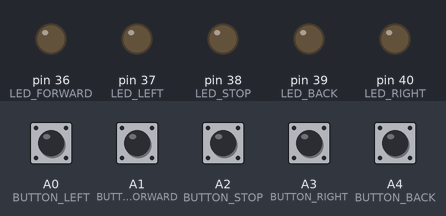
A sketch run on a simulated Arduino Mega 2560, built with avr-gcc and run on an emulated ATmega2560. Shown: output pins drawn as LEDs (lit = HIGH). Inputs (shaded band) come from the test bench; at power-on: A0 (BUTTON_LEFT), A1 (BUTTON_FORWARD), A2 (BUTTON_STOP), A3 (BUTTON_RIGHT), A4 (BUTTON_BACK) HIGH.

Above: at 1.2 s.
1.3 s: A0 (BUTTON_LEFT) pulled LOW for 0.15 s
At 1.37 s:
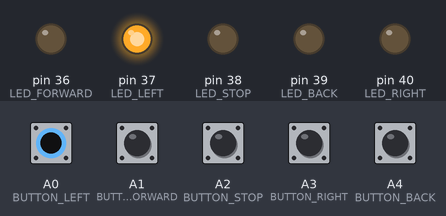
2.9 s: A1 (BUTTON_FORWARD) pulled LOW for 0.15 s
At 2.97 s:
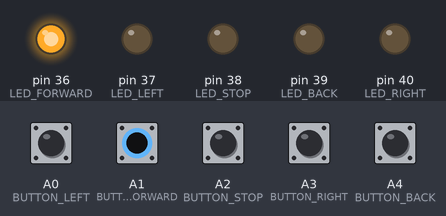
4.5 s: A2 (BUTTON_STOP) pulled LOW for 0.15 s
At 4.57 s:
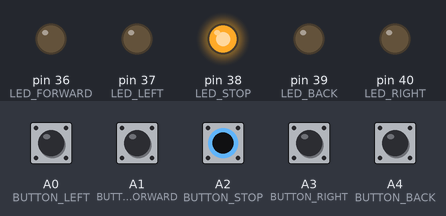
6.1 s: A3 (BUTTON_RIGHT) pulled LOW for 0.15 s
At 6.17 s:
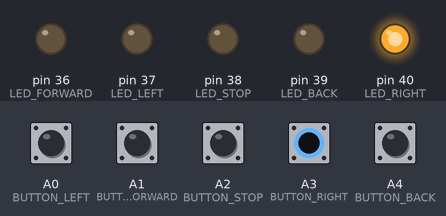
7.7 s: A4 (BUTTON_BACK) pulled LOW for 0.15 s
At 7.77 s:
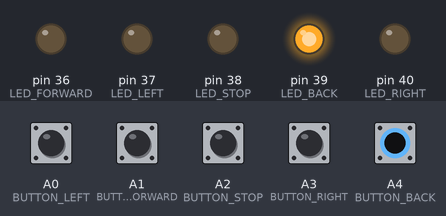
9.3 s: A0 (BUTTON_LEFT) driven LOW and A1 (BUTTON_FORWARD) driven LOW
At 10.0 s:
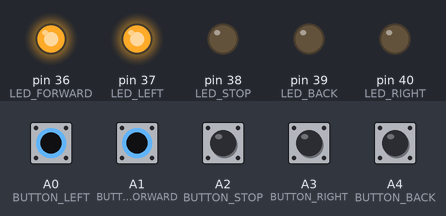
Timing chart, 0 to 11.8 s (numbered marks = the images above; inputs shaded):
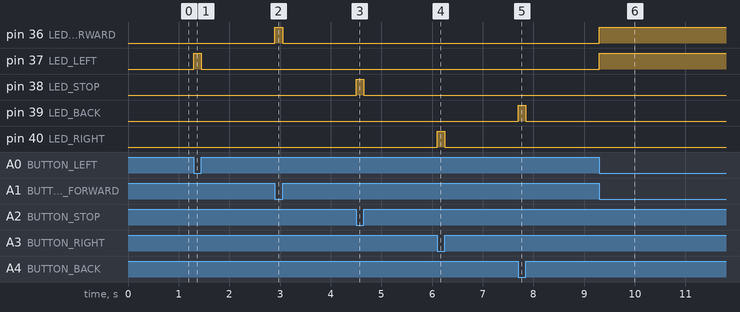

Measured:
- after the input at 1.3 s, pin 37 (LED_LEFT): LOW → HIGH at once, → LOW 0.15 s later
- after the input at 2.9 s, pin 36 (LED_FORWARD): LOW → HIGH at once, → LOW 0.15 s later
- after the input at 4.5 s, pin 38 (LED_STOP): LOW → HIGH at once, → LOW 0.15 s later
- after the input at 6.1 s, pin 40 (LED_RIGHT): LOW → HIGH at once, → LOW 0.15 s later
- after the input at 7.7 s, pin 39 (LED_BACK): LOW → HIGH at once, → LOW 0.15 s later
- after the input at 9.3 s, pin 36 (LED_FORWARD), pin 37 (LED_LEFT): LOW → HIGH at once

The sketch:

dynamic_buttons.ino
```cpp
/*
  INNOVATOR INTERNATIONAL (PVT)LTD.
  https://www.innovator.lk/
  --------------------------------------------------------
  Development Platform : Dynamic 1.0
  (mobile robot development platform)
  --------------------------------------------------------
  Buttons Example.
  --------------------------------------------------------
   Hardware setup :
   Buttons and button press indicator LEDs are all ready
   mapped and connected to the Arduino board.
   PINs are as follows :
  --------------------------------------------------------
   Buttons:
   BACKWARD button : PIN -> Arduino analog PIN 4(A4)
   RIGHT    button : PIN -> Arduino analog PIN 3(A3)
   FORWARD  button : PIN -> Arduino analog PIN 1(A1)
   LEFT     button : PIN -> Arduino analog PIN 0(A0)
   STOP     button : PIN -> Arduino analog PIN 2(A2)
  --------------------------------------------------------
   LEDs:
   BACKWARD LED : PIN -> Arduino digital PIN 39(D39)
   RIGHT    LED : PIN -> Arduino digital PIN 40(D40)
   FORWARD  LED : PIN -> Arduino digital PIN 36(D36)
   LEFT     LED : PIN -> Arduino digital PIN 37(D37)
   STOP     LED : PIN -> Arduino digital PIN 38(D38)
  --------------------------------------------------------
  23 march 2021
*/

//------------------------------BUTTON PINs----------------------------------------------------
int BUTTON_LEFT = A0;// the number of the Arduino PIN, that left button is connected to.

int BUTTON_RIGHT = A3;// the number of the Arduino PIN, that right button is connected to.

int BUTTON_FORWARD = A1;// the number of the Arduino PIN, that forward button is connected to.

int BUTTON_BACK = A4;// the number of the Arduino PIN, that backward button is connected to.

int BUTTON_STOP = A2;// the number of the Arduino PIN, that stop button is connected to.

//------------------------------LED PINs-------------------------------------------------------
int LED_LEFT = 37;// the number of the Arduino PIN, that left LED is connected to.

int LED_RIGHT = 40;// the number of the Arduino PIN, that right LED is connected to.

int LED_FORWARD = 36;// the number of the Arduino PIN, that forward LED is connected to.

int LED_BACK = 39;// the number of the Arduino PIN, that backward LED is connected to.

int LED_STOP = 38;// the number of the Arduino PIN, that stop LED is connected to.


void setup() {

  //initializing all button PINs as inputs.
  pinMode(BUTTON_LEFT, INPUT);
  pinMode(BUTTON_RIGHT, INPUT);
  pinMode(BUTTON_FORWARD, INPUT);
  pinMode(BUTTON_BACK, INPUT);
  pinMode(BUTTON_STOP, INPUT);

  //initializing all LED PINs as outputs.
  pinMode(LED_LEFT, OUTPUT);
  pinMode(LED_FORWARD, OUTPUT);
  pinMode(LED_RIGHT, OUTPUT);
  pinMode(LED_STOP, OUTPUT);
  pinMode(LED_BACK, OUTPUT);
}

void loop() {

  //digital read each button and check if the value is equal to zero.

  if (digitalRead(BUTTON_LEFT) == 0) {//if the button is pressed, the value will be zero
    digitalWrite(LED_LEFT, HIGH);//if value is zero turn the Corresponding LED on.
  } else {
    digitalWrite(LED_LEFT, LOW);//else turn off the LED.
  }

  if (digitalRead(BUTTON_RIGHT) == 0) {//if the button is pressed, the value will be zero
    digitalWrite(LED_RIGHT, HIGH);//if value is zero turn the Corresponding LED on.
  } else {
    digitalWrite(LED_RIGHT, LOW);//else turn off the LED.
  }

  if (digitalRead(BUTTON_FORWARD) == 0) {//if the button is pressed, the value will be zero
    digitalWrite(LED_FORWARD, HIGH);//if value is zero turn the Corresponding LED on.
  } else {
    digitalWrite(LED_FORWARD, LOW);//else turn off the LED.
  }

  if (digitalRead(BUTTON_BACK) == 0) {//if the button is pressed, the value will be zero
    digitalWrite(LED_BACK, HIGH);//if value is zero turn the Corresponding LED on.
  } else {
    digitalWrite(LED_BACK, LOW);//else turn off the LED.
  }

  if (digitalRead(BUTTON_STOP) == 0) {//if the button is pressed, the value will be zero
    digitalWrite(LED_STOP, HIGH);//if value is zero turn the Corresponding LED on.
  } else {
    digitalWrite(LED_STOP, LOW);//else turn off the LED.
  }

}
```
